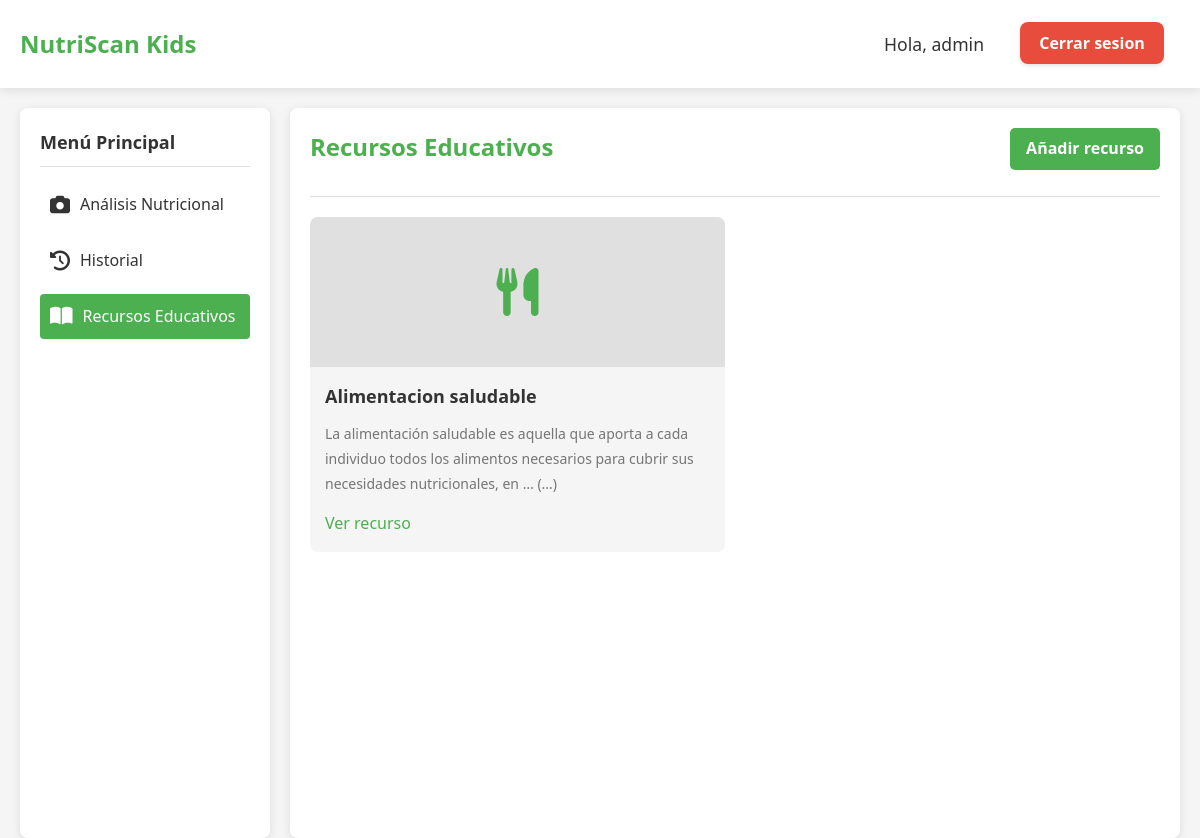
Before: /recursos/ (signed in) with the older database file.
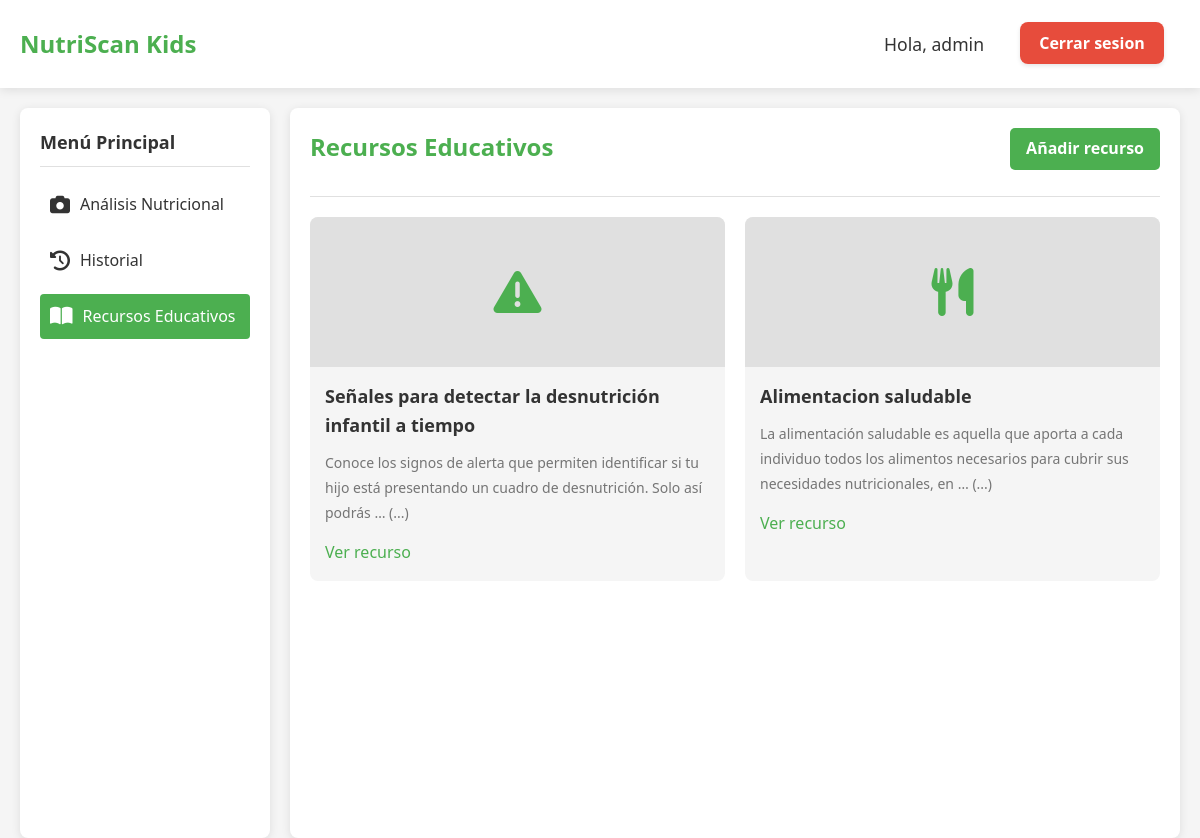
After: the same page with the newer database file.
### Kids/models.py (models this page shows, shortened)
class RecursoEducativo(models.Model):
    CATEGORIA_CHOICES = [
        ('alimentacion', 'Alimentación Saludable'),
        ('monitoreo', 'Monitoreo del Crecimiento'),
        ('recetas', 'Recetas Nutritivas'),
        ('signos', 'Signos de Alerta'),
    ]
    titulo = models.CharField(max_length=200)
    categoria = models.CharField(max_length=20, choices=CATEGORIA_CHOICES)
    descripcion = models.TextField()
    archivo = models.FileField(upload_to='recursos/')
    fecha_publicacion = models.DateField(auto_now_add=True)

### Kids/views.py (the view)
# urls.py: path('recursos/', views.recursos_educativos, name='recursos'),
@login_required
def recursos_educativos(request):
    recursos = RecursoEducativo.objects.all().order_by('-fecha_publicacion')
    return render(request, 'detector/recursos.html', {'recursos': recursos})

### templates/detector/recursos.html
{% extends 'detector/base.html' %}
{% load static %}
{% block css%}
    <link rel="stylesheet" href="{% static 'css/detalle.css' %}">
{% endblock %}
{% block content %}
<div id="education-section" class="education-section">
    <div class="section-header">
        <h2 class="section-title">Recursos Educativos</h2>
        {% if user.is_authenticated and user.is_staff %}
        <a href="{% url 'crear_recurso' %}" class="add-resource-btn">Añadir recurso</a>
        {% endif %}
    </div>
    <div class="resource-grid">
        {% for recurso in recursos %}
        <div class="resource-card">
            <div class="resource-img">
                {% if recurso.categoria == 'alimentacion' %}
                    <i class="fas fa-utensils"></i>
                {% elif recurso.categoria == 'monitoreo' %}
                    <i class="fas fa-chart-line"></i>
                {% elif recurso.categoria == 'recetas' %}
                    <i class="fas fa-apple-alt"></i>
                {% elif recurso.categoria == 'signos' %}
                    <i class="fas fa-exclamation-triangle"></i>
                {% else %}
                    <i class="fas fa-book"></i>
                {% endif %}
            </div>
            <div class="resource-content">
                <h3 class="resource-title">{{ recurso.titulo }}</h3>
                <p class="resource-desc">{{ recurso.descripcion|truncatewords:20 }}{% if recurso.descripcion|wordcount > 20 %} (...) {% endif %}</p>
                <a href="{{ recurso.archivo.url }}" target="_blank" class="resource-link">Ver recurso</a>
            </div>
        </div>
        {% empty %}
        <p>No hay recursos educativos disponibles en este momento.</p>
        {% endfor %}
    </div>
</div>
{% endblock %}

Changed rows visible on the page:
added RecursoEducativo: categoria "signos" (drawn), titulo "Señales para detectar la desnutrición infantil a tiempo", descripcion "Conoce los signos de alerta que permiten identificar si tu hijo está presentando un cuadro de desnutrición. Solo así podrás …"
